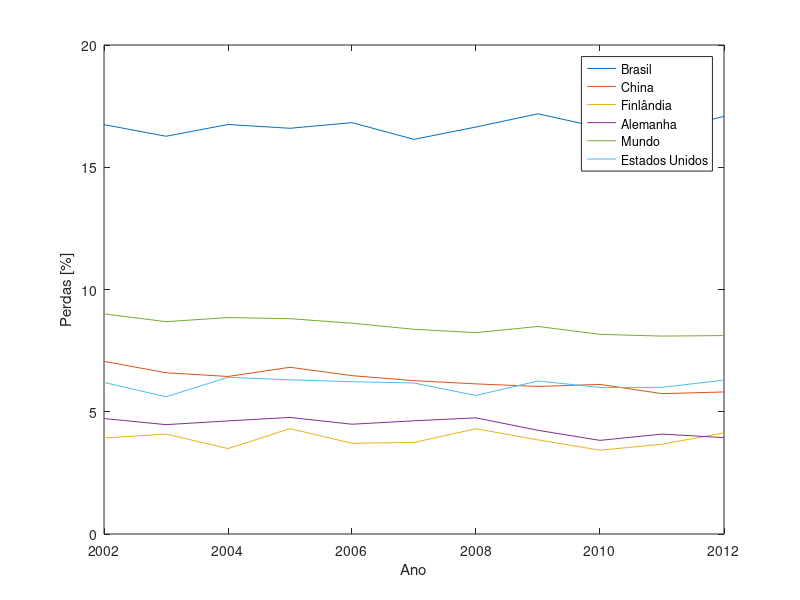

MATLAB code to generate this figure:
Anos = [2002 2003 2004 2005 2006 2007 2008 2009 2010 2011 2012];
Pais = {'Brasil' 'China' 'Finlândia' 'Alemanha' 'Mundo' 'Estados Unidos'};

Perdas = ...
  [16.7439559581220 16.2680909812016 16.7483539939038 16.5941746705605 ...
   16.8241772130768 16.1409601771999 16.6457553658542 17.1869536021763 ...
   16.6258519229464 16.4593978076452 17.0809583886155;
    7.0617268135457  6.5946252454649  6.4434544463282  6.8190663888642 ...
    6.4771545303285  6.2713535861857  6.1398241062794  6.0348055167393 ...
    6.1187571220990  5.7402004043454  5.8100149816280;
    3.9255453999599  4.0883859948761  3.4940755671028  4.3090744204500 ...
    3.7107690064519  3.7453690597806  4.3055465874604  3.8494629624490 ...
    3.4288689443149  3.6716974455981  4.1378428670861;
    4.7237524386928  4.4722828907982  4.6265490494794  4.7676176542306 ...
    4.4896609657358  4.6304721463957  4.7513350213366  4.2409018128528 ...
    3.8293821299760  4.0867008776873  3.9415428214719;
    9.0024945746202  8.6851435420695  8.8521253236233  8.8058071366237 ...
    8.6226355209194  8.3725532020653  8.2354907864742  8.4886879963276 ...
    8.1656931519417  8.0944572632307  8.1156114775911;
    6.1994601131184  5.6126436591675  6.4106285317544  6.3052032063626 ...
    6.2286857273583  6.1759553959676  5.6669857256965  6.2589037195521 ...
    5.9939761457207  5.9983936671192  6.2928450155721;
   ];

 plot(Anos, Perdas)
 xlabel('Ano');
 ylabel('Perdas [%]');
 legend(Pais)
 
